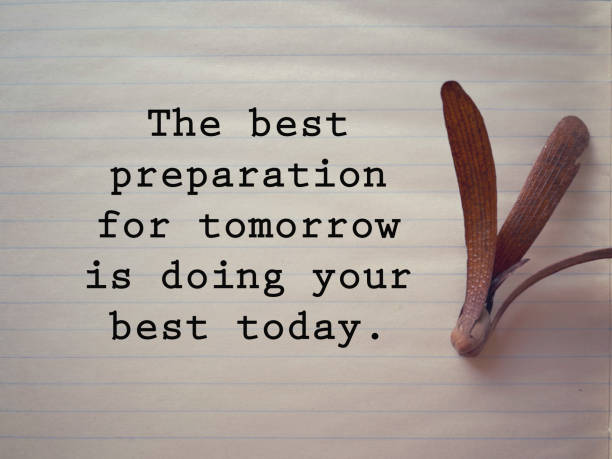
#> input picture image.png, 612 x 459 px
$ jupyter execute pr13.ipynb
#> lines starting #> are read from the running program, lines starting #| are printed output that depends on the picture
Apply a Gaussian filter to an image to reduce noise. Display the
original and filtered images side by side for comparison

[cell 1]
import cv2
import numpy as np

img = cv2.imread('image.png')  # Load image
#> img is the input picture: shape (459, 612, 3); mean B, G, R 154.1, 160, 169.8

# Define kernel sizes (progressively increasing)
kernel_sizes = [(3, 3), (9, 9), (15, 15), (25, 25)]  # Increasing blur strength

# Apply Gaussian blur for each kernel size
blurred_images = [img]  # Start with original image
for ksize in kernel_sizes:
    blurred = cv2.GaussianBlur(img, ksize, 0)
    blurred_images.append(blurred)
#> this loop made 4 passes
#> pass 2, `blurred = cv2.GaussianBlur(img, ksize, 0)`:
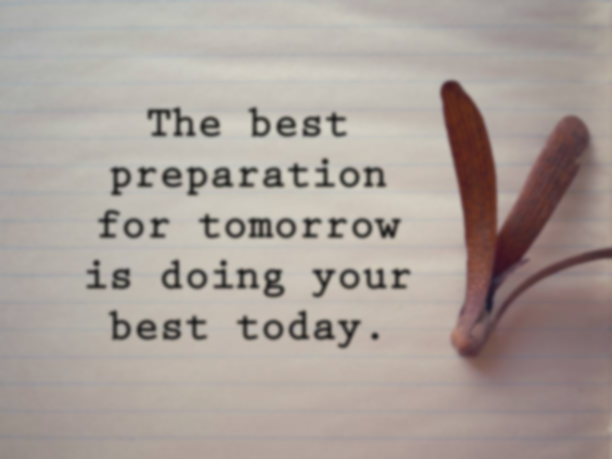
#> blurred: shape (459, 612, 3); mean B, G, R 154.1, 160, 169.8
#> pass 3, `blurred = cv2.GaussianBlur(img, ksize, 0)`:
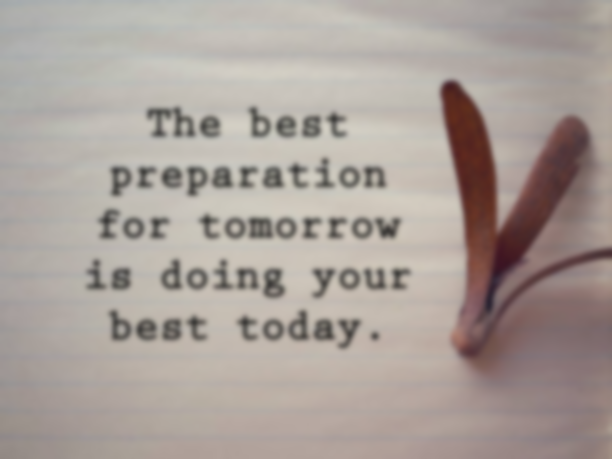
#> blurred: shape (459, 612, 3); mean B, G, R 154.1, 160, 169.8
#> after the loop, blurred_images = 5 items

# Combine all images horizontally
combined = np.hstack(blurred_images)
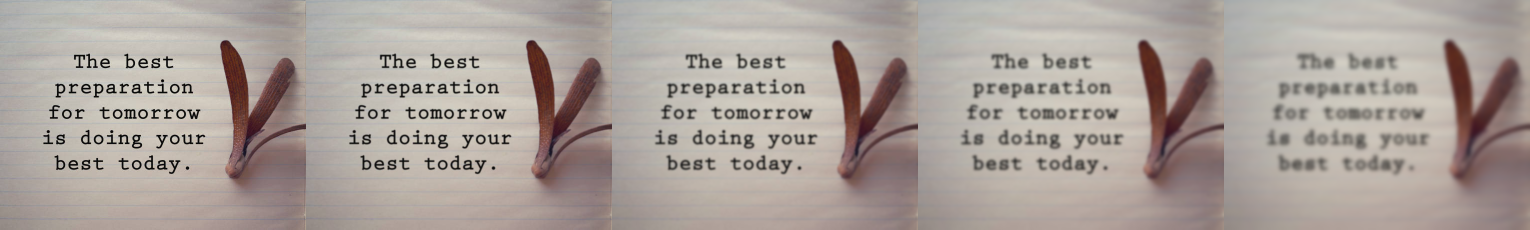
#> combined: shape (459, 3060, 3) (shown at 1/2 size); mean of channels 0, 1, 2 154.1, 160, 169.8; drawn as B, G, R

# Display results
cv2.imshow('Original | Increasing Gaussian Blur', combined)
cv2.waitKey(0)
cv2.destroyAllWindows()

[cell 2]
import cv2
import numpy as np
import matplotlib.pyplot as plt

# Load and convert image to RGB
img = cv2.imread('image.png')  # Load image
img_rgb = cv2.cvtColor(img, cv2.COLOR_BGR2RGB)

# Define kernel sizes (increasing blur)
kernel_sizes = [(3, 3), (9, 9), (15, 15), (25, 25)]

# Apply Gaussian blur
blurred_images = [img_rgb] + [cv2.GaussianBlur(img_rgb, k, 0) for k in kernel_sizes]
titles = ['Original'] + [f'Blur {k[0]}x{k[1]}' for k in kernel_sizes]

# Plot images side-by-side
plt.figure(figsize=(15, 5))
for i, (img, title) in enumerate(zip(blurred_images, titles)):
    plt.subplot(1, len(blurred_images), i + 1)
    plt.imshow(img)
    plt.title(title)
    plt.axis('off')
#> this loop made 5 passes
#> title on passes 1 to 5: 'Original', 'Blur 3x3', 'Blur 9x9', 'Blur 15x15', 'Blur 25x25'

plt.tight_layout()
plt.show()
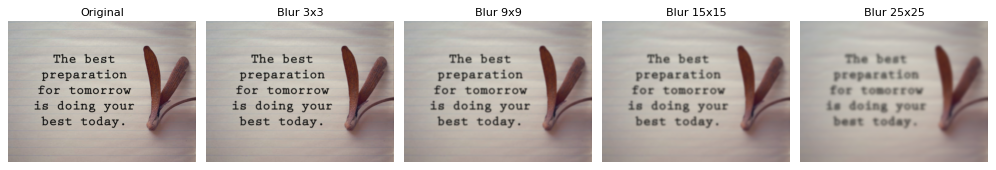
#> figure drawn by matplotlib, 5 panels
